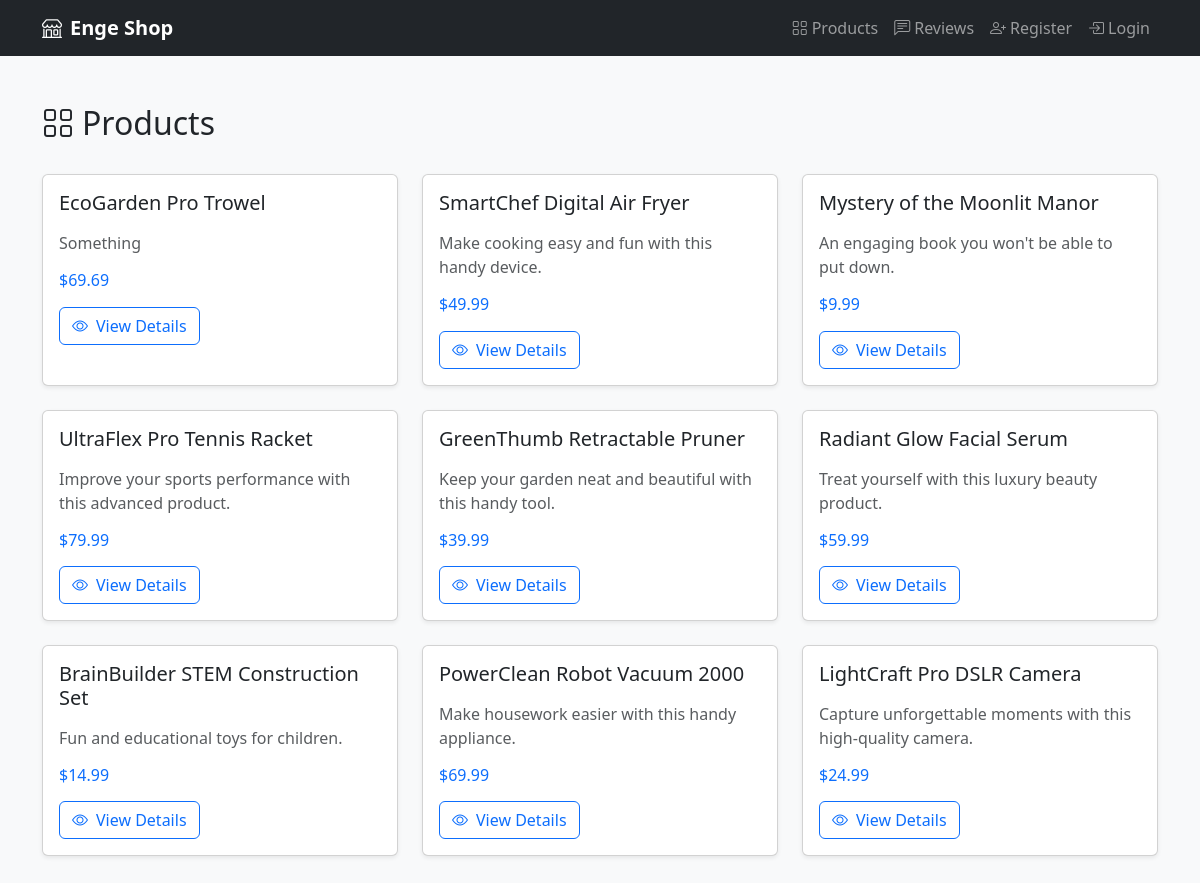
Screenshot of /products/index.php with the database file from the repository.
### tables this page shows
CREATE TABLE `products` (
  `product_id` int(11) NOT NULL,
  `name` varchar(255) NOT NULL,
  `price` decimal(10,2) NOT NULL,
  `stock` int(11) NOT NULL,
  `category` varchar(255) DEFAULT NULL,
  `description` text DEFAULT NULL
);

### models/user.php (called while the page is built, shortened)
<?php
class User
{
    public static function isLoggedIn() {
        return isset($_SESSION['user_id']) && !self::isSessionExpired();
    }
}
?>

### models/product.php (called while the page is built, shortened)
<?php
class Product
{
    private static $db;
    public static function init() {
        if (!self::$db) {
            try {
                self::$db = new PDO("mysql:host=localhost;dbname=webshop_db", "root", "");
                self::$db->setAttribute(PDO::ATTR_ERRMODE, PDO::ERRMODE_EXCEPTION);
            } catch(PDOException $e) {
                throw new Exception("Connection failed: " . $e->getMessage());
            }
        }
    }
    public static function getAllProducts() {
        $stmt = self::$db->query("SELECT * FROM products");
        return $stmt->fetchAll(PDO::FETCH_ASSOC);
    }
}

### products/index.php (the view, shortened to what this page needs)
<?php
include '../components/topbar.php';
require_once '../models/product.php';
$products = Product::getAllProducts();
?>
<!DOCTYPE html>
<html lang="en">
<head>
    <link href="https://cdn.jsdelivr.net/npm/bootstrap@5.3.0/dist/css/bootstrap.min.css" rel="stylesheet">
    <link rel="stylesheet" href="https://cdn.jsdelivr.net/npm/bootstrap-icons@1.11.0/font/bootstrap-icons.css">
</head>
<body class="bg-light">
    <div class="container py-5">
        <div class="row mb-4">
            <div class="col">
                <h1 class="h2">
                    <i class="bi bi-grid me-2"></i>Products
                </h1>
            </div>
        </div>
        <?php if (empty($products)): ?>
            <div class="alert alert-info">
                <i class="bi bi-info-circle me-2"></i>No products available at the moment.
            </div>
        <?php else: ?>
            <div class="row row-cols-1 row-cols-md-2 row-cols-lg-3 g-4">
                <?php foreach ($products as $product): ?>
                    <?php if (isset($product['product_id']) && isset($product['name'])): ?>
                        <div class="col">
                            <div class="card h-100 shadow-sm hover-shadow">
                                <div class="card-body">
                                    <h5 class="card-title mb-3">
                                        <?php echo htmlspecialchars($product['name']); ?>
                                    </h5>
                                    <?php if (isset($product['description'])): ?>
                                        <p class="card-text text-muted mb-3">
                                            <?php echo mb_strimwidth(htmlspecialchars($product['description']), 0, 100, "..."); ?>
                                        </p>
                                    <?php endif; ?>
                                    <?php if (isset($product['price'])): ?>
                                        <h6 class="mb-3 text-primary">
                                            $<?php echo number_format($product['price'], 2); ?>
                                        </h6>
                                    <?php endif; ?>
                                    <a href="../product/index.php?product_id=<?php echo htmlspecialchars($product['product_id']); ?>"
                                       class="btn btn-outline-primary">
                                        <i class="bi bi-eye me-2"></i>View Details
                                    </a>
                                </div>
                            </div>
                        </div>
                    <?php endif; ?>
                <?php endforeach; ?>
            </div>
        <?php endif; ?>
    </div>
</body>
</html>

### components/topbar.php (shortened to what this page needs)
<?php
$rootDir = $_SERVER['DOCUMENT_ROOT'] . '/webshop';
require_once $rootDir . '/models/user.php';
$isLoggedIn = User::isLoggedIn();
?>
<!DOCTYPE html>
<html lang="en">
<head>
    <link href="https://cdn.jsdelivr.net/npm/bootstrap@5.3.0/dist/css/bootstrap.min.css" rel="stylesheet">
    <link rel="stylesheet" href="https://cdn.jsdelivr.net/npm/bootstrap-icons@1.11.0/font/bootstrap-icons.css">
</head>
<body>
    <nav class="navbar navbar-expand-lg navbar-dark bg-dark">
        <div class="container">
            <a class="navbar-brand fw-bold" href="/webshop">
                <i class="bi bi-shop me-2"></i>Enge Shop
            </a>
            <div class="collapse navbar-collapse" id="navbarNav">
                <ul class="navbar-nav ms-auto">
                    <li class="nav-item">
                        <a class="nav-link" href="/webshop/products">
                            <i class="bi bi-grid me-1"></i>Products
                        </a>
                    </li>
                    <li class="nav-item">
                        <a class="nav-link" href="/webshop/reviews">
                            <i class="bi bi-chat-left-text me-1"></i>Reviews
                        </a>
                    </li>
                    <?php if (!$isLoggedIn): ?>
                        <li class="nav-item">
                            <a class="nav-link" href="/webshop/register">
                                <i class="bi bi-person-plus me-1"></i>Register
                            </a>
                        </li>
                        <li class="nav-item">
                            <a class="nav-link" href="/webshop/login">
                                <i class="bi bi-box-arrow-in-right me-1"></i>Login
                            </a>
                        </li>
                    <?php endif; ?>
                </ul>
            </div>
        </div>
    </nav>
</body>
</html>

### products/index.php (style rules this page uses)
.hover-shadow { transition: all 0.3s ease; }

### rows the page displays
products: name "EcoGarden Pro Trowel", description "Something", price "69.69"
products: name "SmartChef Digital Air Fryer", description "Make cooking easy and fun with this handy device.", price "49.99"
products: name "Mystery of the Moonlit Manor", description "An engaging book you won't be able to put down.", price "9.99"
products: name "UltraFlex Pro Tennis Racket", description "Improve your sports performance with this advanced product.", price "79.99"
products: name "GreenThumb Retractable Pruner", description "Keep your garden neat and beautiful with this handy tool.", price "39.99"
products: name "Radiant Glow Facial Serum", description "Treat yourself with this luxury beauty product.", price "59.99"
products: name "BrainBuilder STEM Construction Set", description "Fun and educational toys for children.", price "14.99"
products: name "PowerClean Robot Vacuum 2000", description "Make housework easier with this handy appliance.", price "69.99"
products: name "LightCraft Pro DSLR Camera", description "Capture unforgettable moments with this high-quality camera.", price "24.99"
